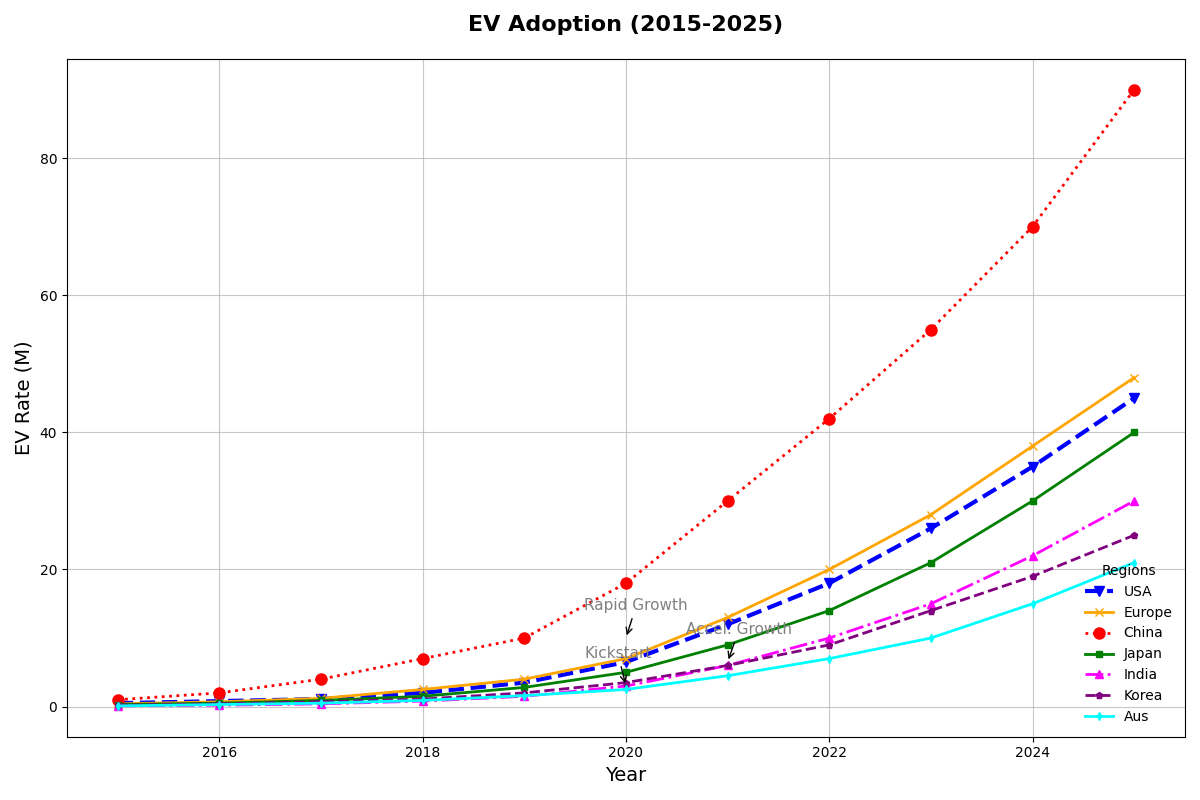

Write the Python code that produced this figure.
import numpy as np
import matplotlib.pyplot as plt

years = np.arange(2015, 2026)
ev_us = np.array([0.5, 0.8, 1.1, 2.0, 3.5, 6.5, 12.0, 18.0, 26.0, 35.0, 45.0])
ev_europe = np.array([0.4, 0.7, 1.2, 2.5, 4.0, 7.0, 13.0, 20.0, 28.0, 38.0, 48.0])
ev_china = np.array([1.0, 2.0, 4.0, 7.0, 10.0, 18.0, 30.0, 42.0, 55.0, 70.0, 90.0])
ev_japan = np.array([0.3, 0.5, 0.9, 1.5, 2.8, 5.0, 9.0, 14.0, 21.0, 30.0, 40.0])
ev_india = np.array([0.1, 0.2, 0.4, 0.8, 1.5, 3.0, 6.0, 10.0, 15.0, 22.0, 30.0])
ev_korea = np.array([0.2, 0.4, 0.7, 1.1, 2.0, 3.5, 6.0, 9.0, 14.0, 19.0, 25.0])
ev_australia = np.array([0.1, 0.3, 0.5, 0.9, 1.6, 2.5, 4.5, 7.0, 10.0, 15.0, 21.0])

plt.figure(figsize=(12, 8))

plt.plot(years, ev_us, color='blue', marker='v', linestyle='--', linewidth=3, markersize=7, label='USA')
plt.plot(years, ev_europe, color='orange', marker='x', linestyle='-', linewidth=2, markersize=6, label='Europe')
plt.plot(years, ev_china, color='red', marker='o', linestyle=':', linewidth=2, markersize=8, label='China')
plt.plot(years, ev_japan, color='green', marker='s', linestyle='-', linewidth=2, markersize=5, label='Japan')
plt.plot(years, ev_india, color='magenta', marker='^', linestyle='-.', linewidth=2, markersize=6, label='India')
plt.plot(years, ev_korea, color='purple', marker='p', linestyle='--', linewidth=2, markersize=5, label='Korea')
plt.plot(years, ev_australia, color='cyan', marker='d', linestyle='-', linewidth=2, markersize=4, label='Aus')

plt.title('EV Adoption (2015-2025)', fontsize=16, fontweight='bold', pad=20)
plt.xlabel('Year', fontsize=14)
plt.ylabel('EV Rate (M)', fontsize=14)

plt.grid(linestyle='-', alpha=0.7)
plt.legend(title='Regions', fontsize=10, loc='lower right', frameon=False)

annotations = [
    ('Rapid Growth', 2020, 10.0),
    ('Kickstart', 2020, 3.0),
    ('Accel. Growth', 2021, 6.5)
]

for text, x, y in annotations:
    plt.annotate(text, xy=(x, y), xytext=(-30, 20), textcoords='offset points',
                 arrowprops=dict(arrowstyle='->', color='black'), fontsize=11, color='grey')

plt.tight_layout()
plt.show()
